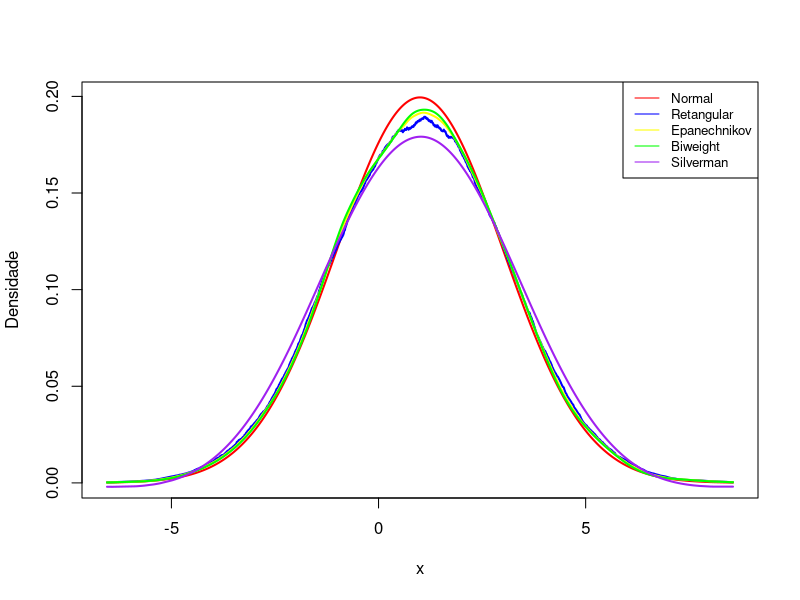
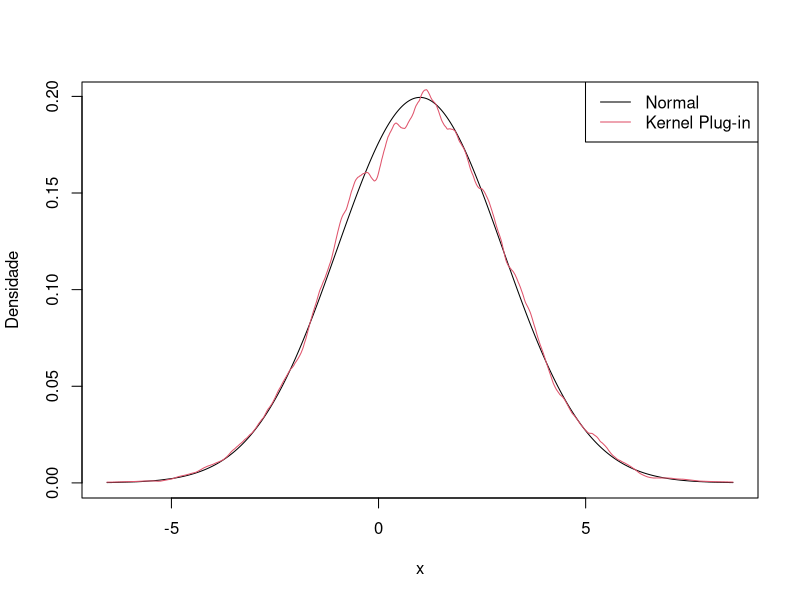
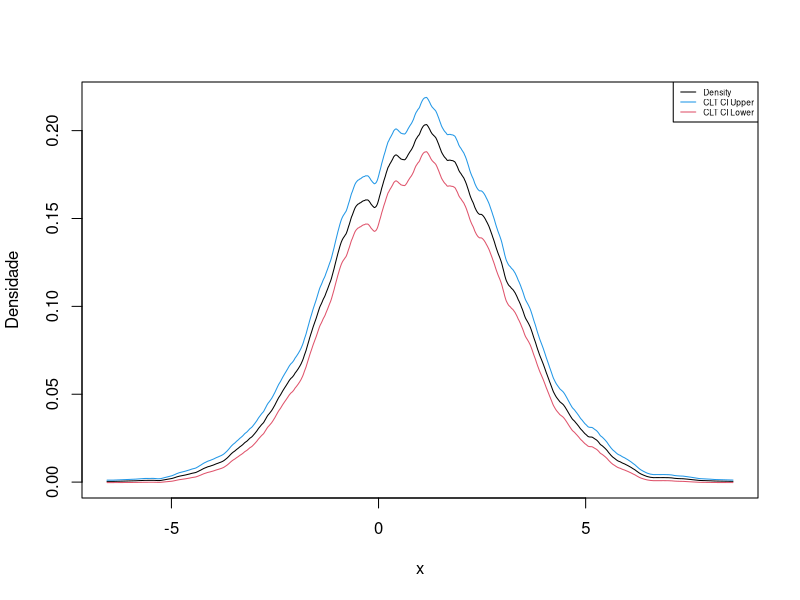
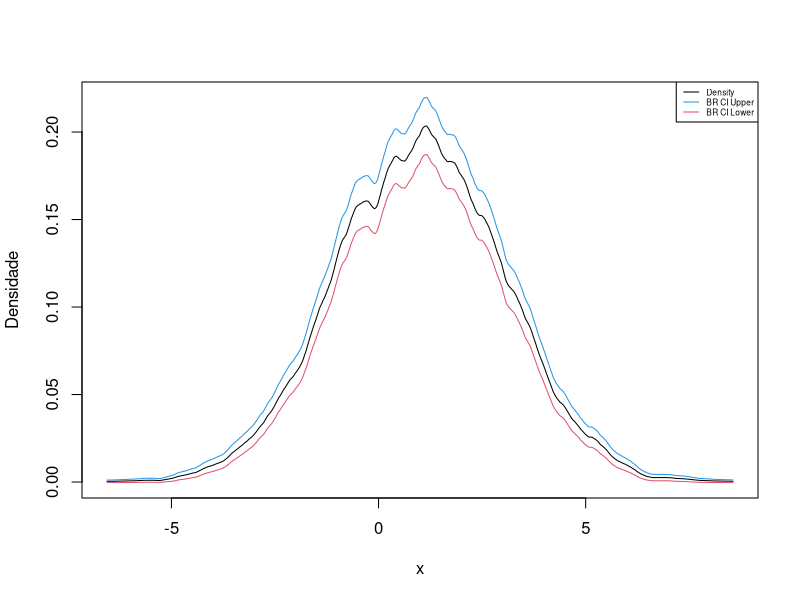

Write R code to recreate these figures, in order.
## ---- chunk 1
set.seed(1991)
n = 10000 # quanto maior, melhor a estimativa.
media = 1
desvio = 2
x = rnorm(n,media,desvio)
alpha = 0.01
delta = 0.4 # 1/S<delta<1/2 (corolário p.1072 Biockel and Rosenblatt)
Rk = 3/5
## ---- chunk 2
kr = function(x) 0.5*(abs(x)<=1) # kernel retangular
ke = function(x) 0.75*(1-x^2)*(abs(x)<=1) # 
kb = function(x) 0.9375*(1-x^2)^2*(abs(x)<=1)
ks = function(x) 0.5*exp(-abs(x)/(2^.5))*sin(abs(x)/(2^.5)+pi/4) # kernel silverman 1986

## ---- chunk 3
f.w = function(x,h,k){
        n = length(x)
        f1 = rep(0,n)
        for (i in 1:n){
          f1[i] = sum(k((x-x[i])/h))/(n*h)
        }
        f1
      }
## ---- chunk 4
h = 1 # bandwith/espaçamento
fr = f.w(x,h,k=kr) #kernel retangular (uniforme)
fe = f.w(x,h,k=ke) #kernel epanechnikov
fb = f.w(x,h,k=kb) #kernel biweight
fs = f.w(x,h,k=ks) #kernel silverman
fp = 1/(desvio*sqrt(2*pi))*exp(-.5*((x-media)/desvio)^2) #kernel paramétrico (gaussiano)

## ---- chunk 5
plot(sort(x), fp[order(x)], col="red", lwd=2, 
     type="l", ylab="Densidade", xlab="x")
lines(sort(x), fr[order(x)], col="blue", lwd=2)
lines(sort(x), fe[order(x)], col="yellow", lwd=2)
lines(sort(x), fb[order(x)], col="green", lwd=2)
lines(sort(x), fs[order(x)], col="purple", lwd=2)
  legend("topright", legend = c("Normal", "Retangular", "Epanechnikov", "Biweight", "Silverman"), col=c("red","blue","yellow","green","purple"), lty=1, cex=.8)

## ---- chunk 6
iqr = diff(quantile(x,c(.25,.75)))/diff(qnorm(c(.25,.75)))
h.pg = 1.06*n^(-1/5)*min(sd(x),iqr)
f.pg = f.w(x,h=h.pg,k=ke)

# testando vários valores de h:
# f.teste = f.w(x, h=.5, k=ke)

#dev.off()

plot(sort(x),fp[order(x)], type="l", col=1, ylab="Densidade", xlab="x")
lines(sort(x),f.pg[order(x)], col=2)
legend("topright", legend = c("Normal", "Kernel Plug-in"), col = c(1,2), lty=1)

# curva do f.teste:
# lines(sort(x),f.teste[order(x)],col=4)


## ---- chunk 7
fe = f.w(x, h=h.pg, k=ke)
var_kde_hat = fe*Rk/(n*h.pg)

z_alpha2 = qnorm(1-alpha/2)
ci_low_clt = fe - z_alpha2*sqrt(var_kde_hat)
ci_up_clt = fe + z_alpha2*sqrt(var_kde_hat)

plot(sort(x), fe[order(x)], type = "l", col = 1, 
     ylab = "Densidade", xlab = "x", 
     ylim = c(min(ci_low_clt), max(ci_up_clt)))

lines(sort(x), type = "l", ci_low_clt[order(x)], col = 2)

lines(sort(x), type = "l", ci_up_clt[order(x)], col = 4)

legend("topright", legend = c("Density", "CLT CI Upper", "CLT CI Lower"), col = c(1,4,2), lty = 1, cex = .5)

## ---- chunk 8
e_alpha = -log(-log(alpha)/2)
sqrt_h = sqrt(-2*log(h.pg))
aux = 2*delta*log(n)
O = sqrt(aux)+1/aux*(log(1/(sqrt(pi))))+.5*(log(delta)+log(log(n)))
var_br = sqrt(fe*Rk/(n*h.pg))*(O+e_alpha/sqrt_h)
ci_low_br = fe - var_br
ci_up_br = fe + var_br

plot(sort(x), fe[order(x)], type = "l", col = 1, 
     ylab = "Densidade", xlab = "x", 
     ylim = c(min(ci_low_br), max(ci_up_br)))

lines(sort(x), type = "l", ci_low_br[order(x)], col = 2)

lines(sort(x), type = "l", ci_up_br[order(x)], col = 4)

legend("topright", legend = c("Density", "BR CI Upper", "BR CI Lower"), 
       col = c(1,4,2), lty = 1, cex = .5)



